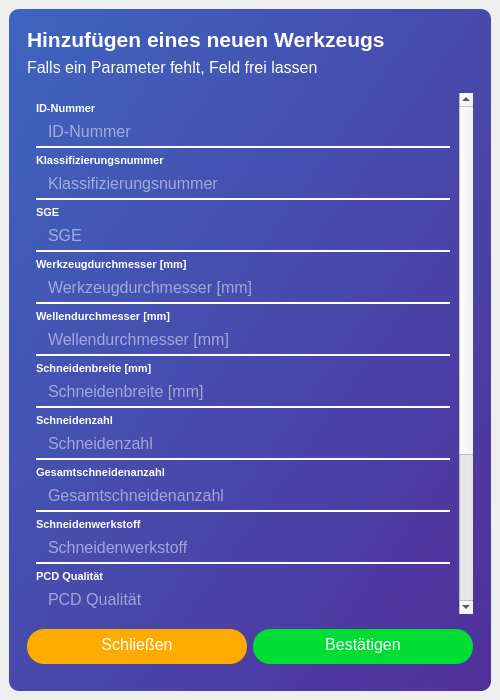
<?xml version="1.0" encoding="UTF-8"?>
<ui version="4.0">
 <class>MainWindow</class>
 <widget class="QMainWindow" name="MainWindow">
  <property name="geometry">
   <rect>
    <x>0</x>
    <y>0</y>
    <width>500</width>
    <height>700</height>
   </rect>
  </property>
  <property name="windowTitle">
   <string>MainWindow</string>
  </property>
  <widget class="QWidget" name="centralwidget">
   <layout class="QVBoxLayout" name="verticalLayout_2">
    <item>
     <widget class="QFrame" name="shadow_frame">
      <property name="styleSheet">
       <string notr="true">QFrame {
background-color: qlineargradient(spread:pad, x1:0, y1:0, x2:1, y2:1, stop:0 rgba(62, 101, 190, 255), stop:1 rgba(81, 47, 154, 255));
border-radius: 10px;
}</string>
      </property>
      <property name="frameShape">
       <enum>QFrame::StyledPanel</enum>
      </property>
      <property name="frameShadow">
       <enum>QFrame::Raised</enum>
      </property>
      <layout class="QVBoxLayout" name="verticalLayout">
       <property name="leftMargin">
        <number>18</number>
       </property>
       <property name="topMargin">
        <number>18</number>
       </property>
       <property name="rightMargin">
        <number>18</number>
       </property>
       <property name="bottomMargin">
        <number>18</number>
       </property>
       <item>
        <widget class="QLabel" name="label">
         <property name="styleSheet">
          <string notr="true">background-color: rgba(0, 0, 0, 0);
color: rgb(255, 255, 255);
font-size: 16pt;
font-family: &quot;Segoe UI Light&quot;;
font-weight: bold;</string>
         </property>
         <property name="text">
          <string>Hinzufügen eines neuen Werkzeugs</string>
         </property>
         <property name="indent">
          <number>0</number>
         </property>
        </widget>
       </item>
       <item>
        <widget class="QLabel" name="label_2">
         <property name="styleSheet">
          <string notr="true">background-color: rgba(0, 0, 0, 0);
color: rgb(255, 255, 255);
font-size: 12pt;
font-family: &quot;Segoe UI Light&quot;;
margin-bottom: 10px;</string>
         </property>
         <property name="text">
          <string>Falls ein Parameter fehlt, Feld frei lassen</string>
         </property>
         <property name="wordWrap">
          <bool>false</bool>
         </property>
         <property name="indent">
          <number>0</number>
         </property>
        </widget>
       </item>
       <item>
        <widget class="QScrollArea" name="scrollArea">
         <property name="styleSheet">
          <string notr="true">QScrollArea {
background-color: rgba(0, 0, 0, 0);
}

QLineEdit {
height: 20px;
font-size: 12pt;
font-family: &quot;Segoe UI Light&quot;;
padding-left: 10px;
padding-bottom: 5px;
border-bottom: 2px solid rgb(255, 255, 255);
border-radius: 0px;
background-color: rgba(255, 255, 255, 0);
color: rgb(255, 255, 255);
}

QLineEdit:hover {
border-bottom: 2px solid rgb(0, 255, 213);
border-radius: 0px;
}

QLineEdit:focus {
border-bottom: 2px solid rgb(0, 255, 213);
border-radius: 0px;
}

QLabel {
background-color: rgba(0, 0, 0, 0);
color: rgb(255, 255, 255);
font-size: 8pt;
font-family: &quot;Segoe UI Light&quot;;
font-weight: bold;
}

QScrollBar:vertical {
background-color: rgba(0, 0, 0, 0);
width: 15px;
margin: 15px 3px 15px 3px;
border: 1px transparent #2A2929;
border-radius: 4px;
}

QScrollBar::handle:vertical {
background-color: #fff;
min-height: 5px;
border-radius: 4px;
}

QScrollBar::handle:vertical:hover {
background-color: rgb(0, 255, 213);
}

QScrollBar::sub-line:vertical {
margin: 3px 0px 3px 0px;
border-image: url(:/);
height: 10px;
width: 10px;
subcontrol-position: top;
subcontrol-origin: margin;
}

QScrollBar::add-line:vertical {
margin: 3px 0px 3px 0px;
border-image: url(:/);
height: 10px;
width: 10px;
subcontrol-position: bottom;
subcontrol-origin: margin;
}

QScrollBar::sub-line:vertical:hover,QScrollBar::sub-line:vertical:on {
border-image: url(:/);
height: 10px;
width: 10px;
subcontrol-position: top;
subcontrol-origin: margin;
}

QScrollBar::add-line:vertical:hover, QScrollBar::add-line:vertical:on {
border-image: url(:/);
height: 10px;
width: 10px;
subcontrol-position: bottom;
subcontrol-origin: margin;
}

QScrollBar::up-arrow:vertical, QScrollBar::down-arrow:vertical {
background: none;
}

QScrollBar::add-page:vertical, QScrollBar::sub-page:vertical {
background: none;
}</string>
         </property>
         <property name="widgetResizable">
          <bool>true</bool>
         </property>
         <widget class="QWidget" name="scrollAreaWidgetContents">
          <property name="geometry">
           <rect>
            <x>0</x>
            <y>0</y>
            <width>429</width>
            <height>740</height>
           </rect>
          </property>
          <property name="styleSheet">
           <string notr="true">background-color: rgba(0, 0, 0, 0);</string>
          </property>
          <layout class="QVBoxLayout" name="verticalLayout_3">
           <property name="leftMargin">
            <number>9</number>
           </property>
           <property name="rightMargin">
            <number>9</number>
           </property>
           <item>
            <widget class="QLabel" name="label_3">
             <property name="sizePolicy">
              <sizepolicy hsizetype="Preferred" vsizetype="Fixed">
               <horstretch>0</horstretch>
               <verstretch>0</verstretch>
              </sizepolicy>
             </property>
             <property name="text">
              <string>ID-Nummer</string>
             </property>
            </widget>
           </item>
           <item>
            <widget class="QLineEdit" name="le_tool_id">
             <property name="placeholderText">
              <string>ID-Nummer</string>
             </property>
            </widget>
           </item>
           <item>
            <widget class="QLabel" name="label_4">
             <property name="sizePolicy">
              <sizepolicy hsizetype="Preferred" vsizetype="Fixed">
               <horstretch>0</horstretch>
               <verstretch>0</verstretch>
              </sizepolicy>
             </property>
             <property name="text">
              <string>Klassifizierungsnummer</string>
             </property>
            </widget>
           </item>
           <item>
            <widget class="QLineEdit" name="le_classification_number">
             <property name="placeholderText">
              <string>Klassifizierungsnummer</string>
             </property>
            </widget>
           </item>
           <item>
            <widget class="QLabel" name="label_16">
             <property name="text">
              <string>SGE</string>
             </property>
            </widget>
           </item>
           <item>
            <widget class="QLineEdit" name="le_strategic_business_number">
             <property name="placeholderText">
              <string>SGE</string>
             </property>
            </widget>
           </item>
           <item>
            <widget class="QLabel" name="label_10">
             <property name="text">
              <string>Werkzeugdurchmesser [mm]</string>
             </property>
            </widget>
           </item>
           <item>
            <widget class="QLineEdit" name="le_tool_diameter">
             <property name="placeholderText">
              <string>Werkzeugdurchmesser [mm] </string>
             </property>
            </widget>
           </item>
           <item>
            <widget class="QLabel" name="label_11">
             <property name="text">
              <string>Wellendurchmesser [mm]</string>
             </property>
            </widget>
           </item>
           <item>
            <widget class="QLineEdit" name="le_bore_diameter">
             <property name="placeholderText">
              <string>Wellendurchmesser [mm]</string>
             </property>
            </widget>
           </item>
           <item>
            <widget class="QLabel" name="label_12">
             <property name="text">
              <string>Schneidenbreite [mm]</string>
             </property>
            </widget>
           </item>
           <item>
            <widget class="QLineEdit" name="le_tool_cutting_width">
             <property name="placeholderText">
              <string>Schneidenbreite [mm]</string>
             </property>
            </widget>
           </item>
           <item>
            <widget class="QLabel" name="label_5">
             <property name="text">
              <string>Schneidenzahl</string>
             </property>
            </widget>
           </item>
           <item>
            <widget class="QLineEdit" name="le_no_of_wings">
             <property name="placeholderText">
              <string>Schneidenzahl</string>
             </property>
            </widget>
           </item>
           <item>
            <widget class="QLabel" name="label_6">
             <property name="text">
              <string>Gesamtschneidenanzahl</string>
             </property>
            </widget>
           </item>
           <item>
            <widget class="QLineEdit" name="le_total_no_of_wings">
             <property name="placeholderText">
              <string>Gesamtschneidenanzahl</string>
             </property>
            </widget>
           </item>
           <item>
            <widget class="QLabel" name="label_13">
             <property name="text">
              <string>Schneidenwerkstoff</string>
             </property>
            </widget>
           </item>
           <item>
            <widget class="QLineEdit" name="le_cutting_material">
             <property name="placeholderText">
              <string>Schneidenwerkstoff</string>
             </property>
            </widget>
           </item>
           <item>
            <widget class="QLabel" name="label_14">
             <property name="text">
              <string>PCD Qualität</string>
             </property>
            </widget>
           </item>
           <item>
            <widget class="QLineEdit" name="le_cutting_material_quality">
             <property name="placeholderText">
              <string>PCD Qualität</string>
             </property>
            </widget>
           </item>
           <item>
            <widget class="QLabel" name="label_15">
             <property name="text">
              <string>Grundkörpermaterial</string>
             </property>
            </widget>
           </item>
           <item>
            <widget class="QLineEdit" name="le_body_material">
             <property name="placeholderText">
              <string>Grundkörpermaterial</string>
             </property>
            </widget>
           </item>
           <item>
            <widget class="QLabel" name="label_8">
             <property name="text">
              <string>Maximale Drehzahl [U/min]</string>
             </property>
            </widget>
           </item>
           <item>
            <widget class="QLineEdit" name="le_n_max">
             <property name="placeholderText">
              <string>Maximale Drehzahl [U/min]</string>
             </property>
            </widget>
           </item>
           <item>
            <widget class="QLabel" name="label_9">
             <property name="text">
              <string>Optimale Drehzahl [U/min]</string>
             </property>
            </widget>
           </item>
           <item>
            <widget class="QLineEdit" name="le_n_opt">
             <property name="placeholderText">
              <string>Optimale Drehzahl [U/min]</string>
             </property>
            </widget>
           </item>
           <item>
            <widget class="QLabel" name="label_7">
             <property name="text">
              <string>Spanwinkel [°]</string>
             </property>
            </widget>
           </item>
           <item>
            <widget class="QLineEdit" name="le_rake_angle">
             <property name="placeholderText">
              <string>Spanwinkel [°]</string>
             </property>
            </widget>
           </item>
          </layout>
         </widget>
        </widget>
       </item>
       <item>
        <widget class="QFrame" name="frame">
         <property name="styleSheet">
          <string notr="true">background-color: rgba(0, 0, 0, 0);</string>
         </property>
         <property name="frameShape">
          <enum>QFrame::StyledPanel</enum>
         </property>
         <property name="frameShadow">
          <enum>QFrame::Raised</enum>
         </property>
         <layout class="QHBoxLayout" name="horizontalLayout">
          <property name="leftMargin">
           <number>0</number>
          </property>
          <property name="rightMargin">
           <number>0</number>
          </property>
          <item>
           <widget class="QPushButton" name="pushButton">
            <property name="styleSheet">
             <string notr="true">QPushButton {
color: #ffffff;
background-color: rgb(255, 170, 0);
height: 30px;
padding-bottom: 5px;
border-radius: 17px;
font-size: 12pt;
font-family: &quot;Segoe UI Light&quot;;
}

QPushButton:hover {
border: 2px solid rgb(255, 255, 255)
}

QPushButton:pressed {
color: rgba(255, 255, 255, 0.5);
background-color: rgba(255, 170, 0, 0.5);
}</string>
            </property>
            <property name="text">
             <string>Schließen</string>
            </property>
           </widget>
          </item>
          <item>
           <widget class="QPushButton" name="pushButton_2">
            <property name="styleSheet">
             <string notr="true">QPushButton {
color: #ffffff;
background-color:  rgb(0, 221, 51);
height: 30px;
padding-bottom: 5px;
border-radius: 17px;
font-size: 12pt;
font-family: &quot;Segoe UI Light&quot;;
}

QPushButton:hover {
border: 2px solid rgb(255, 255, 255)
}

QPushButton:pressed {
color: rgba(255, 255, 255, 0.5);
background-color: rgba(0, 221, 51, 0.5);
}</string>
            </property>
            <property name="text">
             <string>Bestätigen</string>
            </property>
           </widget>
          </item>
         </layout>
        </widget>
       </item>
      </layout>
     </widget>
    </item>
   </layout>
  </widget>
 </widget>
 <resources/>
 <connections/>
</ui>
